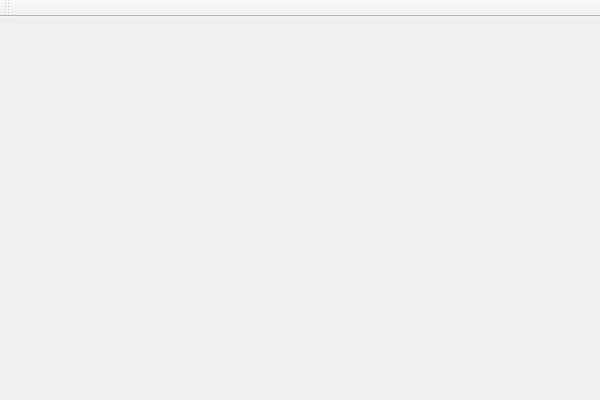
<?xml version="1.0" encoding="UTF-8"?>
<ui version="4.0">
 <class>MainWindowClass</class>
 <widget class="QMainWindow" name="MainWindowClass">
  <property name="geometry">
   <rect>
    <x>0</x>
    <y>0</y>
    <width>600</width>
    <height>400</height>
   </rect>
  </property>
  <property name="windowTitle">
   <string>Tiled Map Editor</string>
  </property>
  <widget class="QWidget" name="centralWidget"/>
  <widget class="QMenuBar" name="menuBar">
   <property name="geometry">
    <rect>
     <x>0</x>
     <y>0</y>
     <width>600</width>
     <height>21</height>
    </rect>
   </property>
  </widget>
  <widget class="QToolBar" name="mainToolBar">
   <attribute name="toolBarArea">
    <enum>TopToolBarArea</enum>
   </attribute>
   <attribute name="toolBarBreak">
    <bool>false</bool>
   </attribute>
  </widget>
 </widget>
 <layoutdefault spacing="6" margin="11"/>
 <resources>
  <include location="tiledmapeditor.qrc"/>
 </resources>
 <connections/>
</ui>
